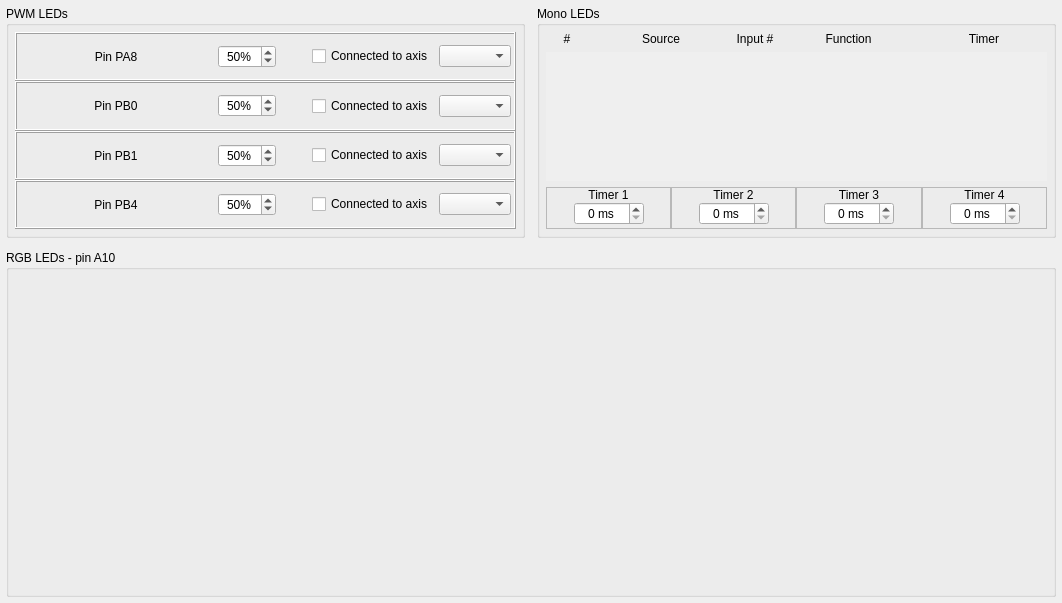
<?xml version="1.0" encoding="UTF-8"?>
<ui version="4.0">
 <class>LedConfig</class>
 <widget class="QWidget" name="LedConfig">
  <property name="geometry">
   <rect>
    <x>0</x>
    <y>0</y>
    <width>1062</width>
    <height>603</height>
   </rect>
  </property>
  <property name="windowTitle">
   <string>Form</string>
  </property>
  <layout class="QGridLayout" name="gridLayout_2" rowstretch="2,3" columnstretch="1,1">
   <property name="leftMargin">
    <number>6</number>
   </property>
   <property name="topMargin">
    <number>6</number>
   </property>
   <property name="rightMargin">
    <number>6</number>
   </property>
   <property name="bottomMargin">
    <number>6</number>
   </property>
   <property name="horizontalSpacing">
    <number>12</number>
   </property>
   <property name="verticalSpacing">
    <number>12</number>
   </property>
   <item row="0" column="0">
    <widget class="QGroupBox" name="groupBox">
     <property name="title">
      <string>PWM LEDs</string>
     </property>
     <layout class="QGridLayout" name="gridLayout_3">
      <property name="leftMargin">
       <number>6</number>
      </property>
      <property name="topMargin">
       <number>6</number>
      </property>
      <property name="rightMargin">
       <number>6</number>
      </property>
      <property name="bottomMargin">
       <number>6</number>
      </property>
      <property name="spacing">
       <number>0</number>
      </property>
      <item row="0" column="0">
       <widget class="QFrame" name="frame_PwmPa8">
        <property name="styleSheet">
         <string notr="true"/>
        </property>
        <property name="frameShape">
         <enum>QFrame::Shape::Box</enum>
        </property>
        <property name="frameShadow">
         <enum>QFrame::Shadow::Raised</enum>
        </property>
        <layout class="QHBoxLayout" name="horizontalLayout_5" stretch="1,0,0,0,0">
         <property name="leftMargin">
          <number>3</number>
         </property>
         <property name="topMargin">
          <number>3</number>
         </property>
         <property name="rightMargin">
          <number>3</number>
         </property>
         <property name="bottomMargin">
          <number>3</number>
         </property>
         <item>
          <widget class="QLabel" name="text_PA8">
           <property name="text">
            <string>Pin PA8</string>
           </property>
           <property name="alignment">
            <set>Qt::AlignmentFlag::AlignCenter</set>
           </property>
          </widget>
         </item>
         <item>
          <widget class="AltSpinBox" name="spinBox_LedPA8">
           <property name="alignment">
            <set>Qt::AlignmentFlag::AlignCenter</set>
           </property>
           <property name="suffix">
            <string notr="true">%</string>
           </property>
           <property name="maximum">
            <number>100</number>
           </property>
           <property name="value">
            <number>50</number>
           </property>
          </widget>
         </item>
         <item>
          <spacer name="horizontalSpacer">
           <property name="orientation">
            <enum>Qt::Orientation::Horizontal</enum>
           </property>
           <property name="sizeHint" stdset="0">
            <size>
             <width>30</width>
             <height>20</height>
            </size>
           </property>
          </spacer>
         </item>
         <item>
          <widget class="QCheckBox" name="checkBox_connectedPA8">
           <property name="text">
            <string>Connected to axis</string>
           </property>
          </widget>
         </item>
         <item>
          <widget class="CenteredCBox" name="comboBox_axisConPA8"/>
         </item>
        </layout>
       </widget>
      </item>
      <item row="2" column="0">
       <widget class="QFrame" name="frame_PwmPb1">
        <property name="styleSheet">
         <string notr="true"/>
        </property>
        <property name="frameShape">
         <enum>QFrame::Shape::Box</enum>
        </property>
        <property name="frameShadow">
         <enum>QFrame::Shadow::Raised</enum>
        </property>
        <layout class="QHBoxLayout" name="horizontalLayout_3" stretch="1,0,0,0,0">
         <property name="leftMargin">
          <number>3</number>
         </property>
         <property name="topMargin">
          <number>3</number>
         </property>
         <property name="rightMargin">
          <number>3</number>
         </property>
         <property name="bottomMargin">
          <number>3</number>
         </property>
         <item>
          <widget class="QLabel" name="text_PB1">
           <property name="text">
            <string>Pin PB1</string>
           </property>
           <property name="alignment">
            <set>Qt::AlignmentFlag::AlignCenter</set>
           </property>
          </widget>
         </item>
         <item>
          <widget class="AltSpinBox" name="spinBox_LedPB1">
           <property name="alignment">
            <set>Qt::AlignmentFlag::AlignCenter</set>
           </property>
           <property name="suffix">
            <string notr="true">%</string>
           </property>
           <property name="maximum">
            <number>100</number>
           </property>
           <property name="value">
            <number>50</number>
           </property>
          </widget>
         </item>
         <item>
          <spacer name="horizontalSpacer_3">
           <property name="orientation">
            <enum>Qt::Orientation::Horizontal</enum>
           </property>
           <property name="sizeHint" stdset="0">
            <size>
             <width>30</width>
             <height>20</height>
            </size>
           </property>
          </spacer>
         </item>
         <item>
          <widget class="QCheckBox" name="checkBox_connectedPB1">
           <property name="text">
            <string>Connected to axis</string>
           </property>
          </widget>
         </item>
         <item>
          <widget class="CenteredCBox" name="comboBox_axisConPB1"/>
         </item>
        </layout>
       </widget>
      </item>
      <item row="1" column="0">
       <widget class="QFrame" name="frame_PwmPb0">
        <property name="styleSheet">
         <string notr="true"/>
        </property>
        <property name="frameShape">
         <enum>QFrame::Shape::Box</enum>
        </property>
        <property name="frameShadow">
         <enum>QFrame::Shadow::Raised</enum>
        </property>
        <layout class="QHBoxLayout" name="horizontalLayout_2" stretch="1,0,0,0,0">
         <property name="leftMargin">
          <number>3</number>
         </property>
         <property name="topMargin">
          <number>3</number>
         </property>
         <property name="rightMargin">
          <number>3</number>
         </property>
         <property name="bottomMargin">
          <number>3</number>
         </property>
         <item>
          <widget class="QLabel" name="text_PB0">
           <property name="text">
            <string>Pin PB0</string>
           </property>
           <property name="alignment">
            <set>Qt::AlignmentFlag::AlignCenter</set>
           </property>
          </widget>
         </item>
         <item>
          <widget class="AltSpinBox" name="spinBox_LedPB0">
           <property name="alignment">
            <set>Qt::AlignmentFlag::AlignCenter</set>
           </property>
           <property name="suffix">
            <string notr="true">%</string>
           </property>
           <property name="maximum">
            <number>100</number>
           </property>
           <property name="value">
            <number>50</number>
           </property>
          </widget>
         </item>
         <item>
          <spacer name="horizontalSpacer_2">
           <property name="orientation">
            <enum>Qt::Orientation::Horizontal</enum>
           </property>
           <property name="sizeHint" stdset="0">
            <size>
             <width>30</width>
             <height>20</height>
            </size>
           </property>
          </spacer>
         </item>
         <item>
          <widget class="QCheckBox" name="checkBox_connectedPB0">
           <property name="text">
            <string>Connected to axis</string>
           </property>
          </widget>
         </item>
         <item>
          <widget class="CenteredCBox" name="comboBox_axisConPB0"/>
         </item>
        </layout>
       </widget>
      </item>
      <item row="3" column="0">
       <widget class="QFrame" name="frame_PwmPb4">
        <property name="frameShape">
         <enum>QFrame::Shape::Box</enum>
        </property>
        <property name="frameShadow">
         <enum>QFrame::Shadow::Raised</enum>
        </property>
        <layout class="QHBoxLayout" name="horizontalLayout_4" stretch="1,0,0,0,0">
         <property name="leftMargin">
          <number>3</number>
         </property>
         <property name="topMargin">
          <number>3</number>
         </property>
         <property name="rightMargin">
          <number>3</number>
         </property>
         <property name="bottomMargin">
          <number>3</number>
         </property>
         <item>
          <widget class="QLabel" name="text_PB4">
           <property name="text">
            <string>Pin PB4</string>
           </property>
           <property name="alignment">
            <set>Qt::AlignmentFlag::AlignCenter</set>
           </property>
          </widget>
         </item>
         <item>
          <widget class="AltSpinBox" name="spinBox_LedPB4">
           <property name="alignment">
            <set>Qt::AlignmentFlag::AlignCenter</set>
           </property>
           <property name="suffix">
            <string notr="true">%</string>
           </property>
           <property name="maximum">
            <number>100</number>
           </property>
           <property name="value">
            <number>50</number>
           </property>
          </widget>
         </item>
         <item>
          <spacer name="horizontalSpacer_4">
           <property name="orientation">
            <enum>Qt::Orientation::Horizontal</enum>
           </property>
           <property name="sizeHint" stdset="0">
            <size>
             <width>30</width>
             <height>20</height>
            </size>
           </property>
          </spacer>
         </item>
         <item>
          <widget class="QCheckBox" name="checkBox_connectedPB4">
           <property name="text">
            <string>Connected to axis</string>
           </property>
          </widget>
         </item>
         <item>
          <widget class="CenteredCBox" name="comboBox_axisConPB4"/>
         </item>
        </layout>
       </widget>
      </item>
     </layout>
    </widget>
   </item>
   <item row="0" column="1">
    <widget class="QGroupBox" name="groupBox_2">
     <property name="title">
      <string>Mono LEDs</string>
     </property>
     <layout class="QGridLayout" name="gridLayout" columnstretch="0">
      <property name="leftMargin">
       <number>6</number>
      </property>
      <property name="topMargin">
       <number>6</number>
      </property>
      <property name="rightMargin">
       <number>6</number>
      </property>
      <property name="bottomMargin">
       <number>6</number>
      </property>
      <property name="horizontalSpacing">
       <number>6</number>
      </property>
      <item row="0" column="0">
       <layout class="QHBoxLayout" name="horizontalLayout" stretch="1,3,1,3,3">
        <property name="spacing">
         <number>10</number>
        </property>
        <property name="leftMargin">
         <number>0</number>
        </property>
        <property name="topMargin">
         <number>0</number>
        </property>
        <property name="rightMargin">
         <number>0</number>
        </property>
        <property name="bottomMargin">
         <number>0</number>
        </property>
        <item>
         <widget class="QLabel" name="text_number">
          <property name="sizePolicy">
           <sizepolicy hsizetype="Minimum" vsizetype="Preferred">
            <horstretch>0</horstretch>
            <verstretch>0</verstretch>
           </sizepolicy>
          </property>
          <property name="minimumSize">
           <size>
            <width>0</width>
            <height>0</height>
           </size>
          </property>
          <property name="text">
           <string>#</string>
          </property>
          <property name="alignment">
           <set>Qt::AlignmentFlag::AlignCenter</set>
          </property>
         </widget>
        </item>
        <item>
         <widget class="QLabel" name="text_source">
          <property name="text">
           <string>Source</string>
          </property>
          <property name="alignment">
           <set>Qt::AlignmentFlag::AlignCenter</set>
          </property>
         </widget>
        </item>
        <item>
         <widget class="QLabel" name="text_inputNumber">
          <property name="sizePolicy">
           <sizepolicy hsizetype="Preferred" vsizetype="Preferred">
            <horstretch>0</horstretch>
            <verstretch>0</verstretch>
           </sizepolicy>
          </property>
          <property name="minimumSize">
           <size>
            <width>0</width>
            <height>0</height>
           </size>
          </property>
          <property name="text">
           <string>Input #</string>
          </property>
          <property name="alignment">
           <set>Qt::AlignmentFlag::AlignCenter</set>
          </property>
         </widget>
        </item>
        <item>
         <widget class="QLabel" name="text_function">
          <property name="text">
           <string>Function</string>
          </property>
          <property name="alignment">
           <set>Qt::AlignmentFlag::AlignCenter</set>
          </property>
         </widget>
        </item>
        <item>
         <widget class="QLabel" name="label">
          <property name="text">
           <string>Timer</string>
          </property>
          <property name="alignment">
           <set>Qt::AlignmentFlag::AlignCenter</set>
          </property>
         </widget>
        </item>
       </layout>
      </item>
      <item row="1" column="0">
       <widget class="QScrollArea" name="scrollArea">
        <property name="frameShape">
         <enum>QFrame::Shape::NoFrame</enum>
        </property>
        <property name="widgetResizable">
         <bool>true</bool>
        </property>
        <property name="alignment">
         <set>Qt::AlignmentFlag::AlignLeading|Qt::AlignmentFlag::AlignLeft|Qt::AlignmentFlag::AlignTop</set>
        </property>
        <widget class="QWidget" name="scrollAreaWidgetContents">
         <property name="geometry">
          <rect>
           <x>0</x>
           <y>0</y>
           <width>513</width>
           <height>131</height>
          </rect>
         </property>
         <layout class="QVBoxLayout" name="layoutV_LED">
          <property name="spacing">
           <number>0</number>
          </property>
          <property name="leftMargin">
           <number>0</number>
          </property>
          <property name="topMargin">
           <number>0</number>
          </property>
          <property name="rightMargin">
           <number>0</number>
          </property>
          <property name="bottomMargin">
           <number>0</number>
          </property>
         </layout>
        </widget>
       </widget>
      </item>
      <item row="2" column="0">
       <layout class="QHBoxLayout" name="layoutH_Timers">
        <property name="spacing">
         <number>0</number>
        </property>
        <property name="leftMargin">
         <number>0</number>
        </property>
        <property name="topMargin">
         <number>0</number>
        </property>
        <property name="rightMargin">
         <number>0</number>
        </property>
        <property name="bottomMargin">
         <number>0</number>
        </property>
        <item>
         <widget class="QFrame" name="frame_5">
          <property name="frameShape">
           <enum>QFrame::Shape::StyledPanel</enum>
          </property>
          <property name="frameShadow">
           <enum>QFrame::Shadow::Sunken</enum>
          </property>
          <layout class="QGridLayout" name="gridLayout_5" columnstretch="1,1,1">
           <property name="leftMargin">
            <number>1</number>
           </property>
           <property name="topMargin">
            <number>0</number>
           </property>
           <property name="rightMargin">
            <number>1</number>
           </property>
           <property name="bottomMargin">
            <number>3</number>
           </property>
           <property name="horizontalSpacing">
            <number>3</number>
           </property>
           <property name="verticalSpacing">
            <number>0</number>
           </property>
           <item row="1" column="0">
            <spacer name="horizontalSpacer_5">
             <property name="orientation">
              <enum>Qt::Orientation::Horizontal</enum>
             </property>
             <property name="sizeHint" stdset="0">
              <size>
               <width>40</width>
               <height>20</height>
              </size>
             </property>
            </spacer>
           </item>
           <item row="1" column="1">
            <widget class="AltSpinBox" name="spinBox_Timer1">
             <property name="maximumSize">
              <size>
               <width>70</width>
               <height>16777215</height>
              </size>
             </property>
             <property name="alignment">
              <set>Qt::AlignmentFlag::AlignCenter</set>
             </property>
             <property name="suffix">
              <string> ms</string>
             </property>
             <property name="maximum">
              <number>65535</number>
             </property>
            </widget>
           </item>
           <item row="0" column="0" colspan="3">
            <widget class="QLabel" name="text_timer1">
             <property name="text">
              <string>Timer 1</string>
             </property>
             <property name="alignment">
              <set>Qt::AlignmentFlag::AlignCenter</set>
             </property>
            </widget>
           </item>
           <item row="1" column="2">
            <spacer name="horizontalSpacer_9">
             <property name="orientation">
              <enum>Qt::Orientation::Horizontal</enum>
             </property>
             <property name="sizeHint" stdset="0">
              <size>
               <width>40</width>
               <height>20</height>
              </size>
             </property>
            </spacer>
           </item>
          </layout>
         </widget>
        </item>
        <item>
         <widget class="QFrame" name="frame_6">
          <property name="frameShape">
           <enum>QFrame::Shape::StyledPanel</enum>
          </property>
          <property name="frameShadow">
           <enum>QFrame::Shadow::Sunken</enum>
          </property>
          <layout class="QGridLayout" name="gridLayout_6" columnstretch="1,1,1">
           <property name="leftMargin">
            <number>1</number>
           </property>
           <property name="topMargin">
            <number>0</number>
           </property>
           <property name="rightMargin">
            <number>1</number>
           </property>
           <property name="bottomMargin">
            <number>3</number>
           </property>
           <property name="horizontalSpacing">
            <number>3</number>
           </property>
           <property name="verticalSpacing">
            <number>0</number>
           </property>
           <item row="1" column="0">
            <spacer name="horizontalSpacer_6">
             <property name="orientation">
              <enum>Qt::Orientation::Horizontal</enum>
             </property>
             <property name="sizeHint" stdset="0">
              <size>
               <width>40</width>
               <height>20</height>
              </size>
             </property>
            </spacer>
           </item>
           <item row="1" column="1">
            <widget class="AltSpinBox" name="spinBox_Timer2">
             <property name="maximumSize">
              <size>
               <width>70</width>
               <height>16777215</height>
              </size>
             </property>
             <property name="alignment">
              <set>Qt::AlignmentFlag::AlignCenter</set>
             </property>
             <property name="suffix">
              <string> ms</string>
             </property>
             <property name="maximum">
              <number>65535</number>
             </property>
            </widget>
           </item>
           <item row="0" column="0" colspan="3">
            <widget class="QLabel" name="text_timer2">
             <property name="text">
              <string>Timer 2</string>
             </property>
             <property name="alignment">
              <set>Qt::AlignmentFlag::AlignCenter</set>
             </property>
            </widget>
           </item>
           <item row="1" column="2">
            <spacer name="horizontalSpacer_10">
             <property name="orientation">
              <enum>Qt::Orientation::Horizontal</enum>
             </property>
             <property name="sizeHint" stdset="0">
              <size>
               <width>40</width>
               <height>20</height>
              </size>
             </property>
            </spacer>
           </item>
          </layout>
         </widget>
        </item>
        <item>
         <widget class="QFrame" name="frame_7">
          <property name="frameShape">
           <enum>QFrame::Shape::StyledPanel</enum>
          </property>
          <property name="frameShadow">
           <enum>QFrame::Shadow::Sunken</enum>
          </property>
          <layout class="QGridLayout" name="gridLayout_7" columnstretch="1,1,1">
           <property name="leftMargin">
            <number>1</number>
           </property>
           <property name="topMargin">
            <number>0</number>
           </property>
           <property name="rightMargin">
            <number>1</number>
           </property>
           <property name="bottomMargin">
            <number>3</number>
           </property>
           <property name="horizontalSpacing">
            <number>3</number>
           </property>
           <property name="verticalSpacing">
            <number>0</number>
           </property>
           <item row="1" column="0">
            <spacer name="horizontalSpacer_7">
             <property name="orientation">
              <enum>Qt::Orientation::Horizontal</enum>
             </property>
             <property name="sizeHint" stdset="0">
              <size>
               <width>40</width>
               <height>20</height>
              </size>
             </property>
            </spacer>
           </item>
           <item row="1" column="1">
            <widget class="AltSpinBox" name="spinBox_Timer3">
             <property name="maximumSize">
              <size>
               <width>70</width>
               <height>16777215</height>
              </size>
             </property>
             <property name="alignment">
              <set>Qt::AlignmentFlag::AlignCenter</set>
             </property>
             <property name="suffix">
              <string> ms</string>
             </property>
             <property name="maximum">
              <number>65535</number>
             </property>
            </widget>
           </item>
           <item row="0" column="0" colspan="3">
            <widget class="QLabel" name="text_timer3">
             <property name="text">
              <string>Timer 3</string>
             </property>
             <property name="alignment">
              <set>Qt::AlignmentFlag::AlignCenter</set>
             </property>
            </widget>
           </item>
           <item row="1" column="2">
            <spacer name="horizontalSpacer_11">
             <property name="orientation">
              <enum>Qt::Orientation::Horizontal</enum>
             </property>
             <property name="sizeHint" stdset="0">
              <size>
               <width>40</width>
               <height>20</height>
              </size>
             </property>
            </spacer>
           </item>
          </layout>
         </widget>
        </item>
        <item>
         <widget class="QFrame" name="frame_8">
          <property name="frameShape">
           <enum>QFrame::Shape::StyledPanel</enum>
          </property>
          <property name="frameShadow">
           <enum>QFrame::Shadow::Sunken</enum>
          </property>
          <layout class="QGridLayout" name="gridLayout_8" columnstretch="1,1,1">
           <property name="leftMargin">
            <number>1</number>
           </property>
           <property name="topMargin">
            <number>0</number>
           </property>
           <property name="rightMargin">
            <number>1</number>
           </property>
           <property name="bottomMargin">
            <number>3</number>
           </property>
           <property name="horizontalSpacing">
            <number>3</number>
           </property>
           <property name="verticalSpacing">
            <number>0</number>
           </property>
           <item row="1" column="0">
            <spacer name="horizontalSpacer_8">
             <property name="orientation">
              <enum>Qt::Orientation::Horizontal</enum>
             </property>
             <property name="sizeHint" stdset="0">
              <size>
               <width>40</width>
               <height>20</height>
              </size>
             </property>
            </spacer>
           </item>
           <item row="1" column="1">
            <widget class="AltSpinBox" name="spinBox_Timer4">
             <property name="maximumSize">
              <size>
               <width>70</width>
               <height>16777215</height>
              </size>
             </property>
             <property name="alignment">
              <set>Qt::AlignmentFlag::AlignCenter</set>
             </property>
             <property name="suffix">
              <string> ms</string>
             </property>
             <property name="maximum">
              <number>65535</number>
             </property>
            </widget>
           </item>
           <item row="0" column="0" colspan="3">
            <widget class="QLabel" name="text_timer4">
             <property name="text">
              <string>Timer 4</string>
             </property>
             <property name="alignment">
              <set>Qt::AlignmentFlag::AlignCenter</set>
             </property>
            </widget>
           </item>
           <item row="1" column="2">
            <spacer name="horizontalSpacer_12">
             <property name="orientation">
              <enum>Qt::Orientation::Horizontal</enum>
             </property>
             <property name="sizeHint" stdset="0">
              <size>
               <width>40</width>
               <height>20</height>
              </size>
             </property>
            </spacer>
           </item>
          </layout>
         </widget>
        </item>
       </layout>
      </item>
     </layout>
    </widget>
   </item>
   <item row="1" column="0" colspan="2">
    <widget class="QGroupBox" name="groupBox_3">
     <property name="title">
      <string>RGB LEDs - pin A10</string>
     </property>
     <layout class="QHBoxLayout" name="layoutH_RGB">
      <property name="leftMargin">
       <number>0</number>
      </property>
      <property name="topMargin">
       <number>0</number>
      </property>
      <property name="rightMargin">
       <number>0</number>
      </property>
      <property name="bottomMargin">
       <number>0</number>
      </property>
     </layout>
    </widget>
   </item>
  </layout>
 </widget>
 <customwidgets>
  <customwidget>
   <class>AltSpinBox</class>
   <extends>QSpinBox</extends>
   <header>altspinbox.h</header>
  </customwidget>
  <customwidget>
   <class>CenteredCBox</class>
   <extends>QComboBox</extends>
   <header>centered_cbox.h</header>
  </customwidget>
 </customwidgets>
 <resources/>
 <connections/>
</ui>
